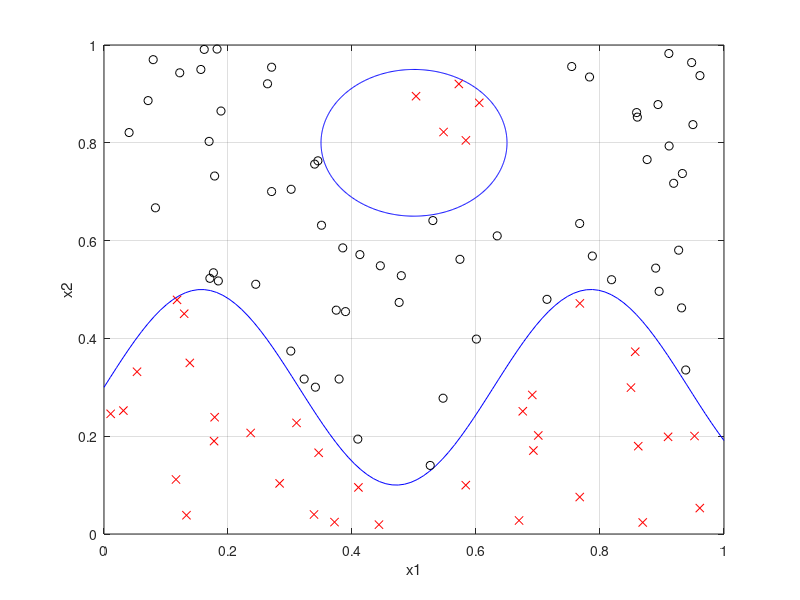
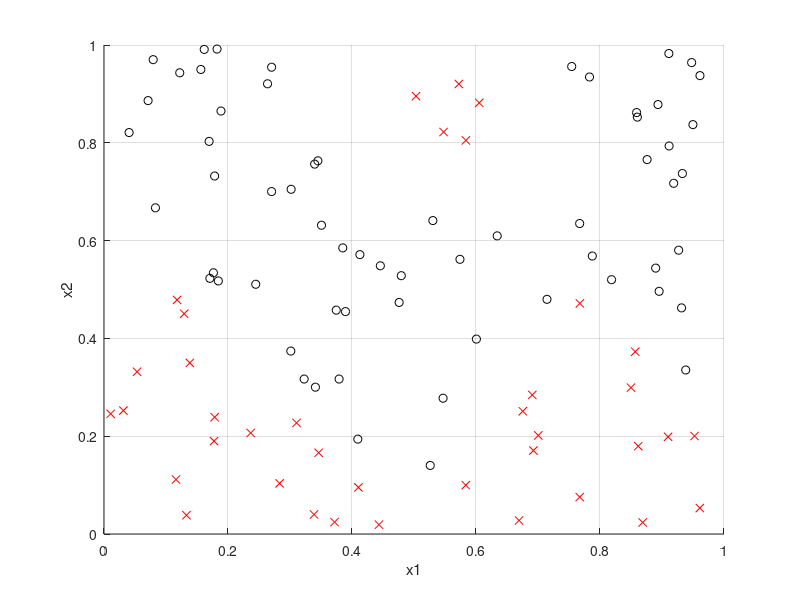

Reproduce these figures in MATLAB, in order. (Note: this script raises an error after producing the figures.)
% ECE 559 Neural Networks - Fall 2018
% Montagna Marco
% Homework 8

clear all
close all
clc

n_in=100;
x=rand(2,n_in); 
n_c=2;

%% plot the boundaries

angle=0:0.01:2*pi; 
r=0.15;
x1=0.5;
x2=0.8;
xp=r*cos(angle);
yp=r*sin(angle);

figure(1);
plot(x1+xp,x2+yp,'b');
hold on
x1=linspace(0,1);
x2=(1/5)*sin(10*x1)+0.3;
plot(x1,x2,'b')
hold on

axis([0 1 0 1]);
hold on
grid on
xlabel('x1');
ylabel('x2');

figure(2);
axis([0 1 0 1]);
hold on
grid on
xlabel('x1');
ylabel('x2');

%% plot inputs
p = 1;
n = 1;
c=zeros(2,n_c*2);
flag=0;

for i=1:100
    if x(2,i)<(1/5)*sin(10*x(1,i))+0.3 || (x(2,i)-0.8)^2+(x(1,i)-0.5)^2<0.15^2
        d(i)=1;
        figure(1),plot(x(1,i),x(2,i),'xr');
        figure(2),plot(x(1,i),x(2,i),'xr');
        if (x(2,i)-0.8)^2+(x(1,i)-0.5)^2<0.15^2
            flag=1;
        end
    else
        d(i)=-1;
        figure(1),plot(x(1,i),x(2,i),'ok');
        figure(2),plot(x(1,i),x(2,i),'ok');
    end
end
if(flag==0)
    x(1,100)=0.5;
    x(2,100)=0.8;
end

%% initialize cluster centres

c=rand(2,n_c*2);
i=1;
while i<n_c+1
    c(:,i)=rand(2,1);
    if c(2,i)<(1/5)*sin(10*c(1,i))+0.3 || (c(2,i)-0.8)^2+(c(1,i)-0.5)^2<0.15^2
        min_d=100;
        if i>1
            for j=1:i-1
                distance=norm(c(:,i)-c(:,j));
                if distance<min_d
                    min_d=distance;
                end
            end
            
            if min_d>0.2
                i=i+1;
            end
        else
            i=i+1;
        end
    end
end
j=1+n_c;
while j<2*n_c+1
    c(:,j)=rand(2,1);
    if ~(c(2,j)<(1/5)*sin(10*c(1,j))+0.3 || (c(2,j)-0.8)^2+(c(1,j)-0.5)^2<0.15^2)
        min_d=100;
        if j>1+n_c
            for k=1+n_c:j-1
                distance=norm(c(:,i)-c(:,j));
                if distance<min_d
                    min_d=distance;
                end
            end
            
            if min_d>0.3
                j=j+1;
            end
        else
            j=j+1;
        end
    end
end

%% k-means

% class 1
class=1;
c(:,(1:n_c))=k_means(x,c(:,(1:n_c)),n_in,n_c,d,class);
plot(c(1,1:n_c),c(2,1:n_c),'rd','MarkerFaceColor','red');

% class -1
class=-1;
c(:,(n_c+1:2*n_c))=k_means(x,c(:,(n_c+1:2*n_c)),n_in,n_c,d,class);
plot(c(1,n_c+1:2*n_c),c(2,n_c+1:2*n_c),'kd','MarkerFaceColor','black');
drawnow

f=@(x,c) exp(-(norm(x-c)).^2);

y=zeros(n_c,n_in);
%initial weights
w=normrnd(0,1/sqrt(20),1,2*n_c+1); 
for i=1:n_in
    for j=1:2*n_c
        y(j,i)=f(x(:,i),c(:,j));
    end
end
flag=1;
epoch=1;
eta=100;
%% PTA

% activation function
sgn=@(x) 1*(x>=0)-1*(x<0);

while flag==1
    %%update the weights
    for i=1:n_in
        w=w+eta*(d(i)-sgn(w*[1;y(:,i)]))*[1;y(:,i)]';
    end
    
    errors(epoch)=0;
    %%loop to count the number of misclassifications errors
    for i=1:n_in
        g=sgn(w*[1;y(:,i)]);
        if d(i)~=g
            errors(epoch)=errors(epoch)+1;
        end
    end
    
    if epoch>1
        if errors(epoch)>errors(epoch-1) && eta>5 && errors(epoch)<10
            eta=eta*0.999;
         elseif errors(epoch)>errors(epoch-1) && errors(epoch)<5
             eta=5;
        end
    end
    
    if errors(epoch)>0 %%check condition on the number of errors
        flag=1;
    else
        flag=0;
    end
    epoch=epoch+1;
end

%%sketch of the decision boundary
figure(2)
x1=linspace(0,1,5000);
x2=linspace(0,1,5000);
y=zeros(2*n_c,1);
for i=1:5000
    for j=1:5000
        for k=1:2*n_c
            y(k)=f([x1(i);x2(j)],c(:,k));
        end
        g=(w*[1;y]);
        if abs(g)<1e-2
            plot(x1(i),x2(j),'bl.','Markersize',2);
            hold on
        end
    end
end